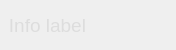
<?xml version="1.0" encoding="UTF-8"?>
<ui version="4.0">
 <class>LoadingWidget</class>
 <widget class="QWidget" name="LoadingWidget">
  <property name="geometry">
   <rect>
    <x>0</x>
    <y>0</y>
    <width>176</width>
    <height>50</height>
   </rect>
  </property>
  <property name="windowTitle">
   <string>LoadingWidget</string>
  </property>
  <property name="styleSheet">
   <string notr="true">QLabel {
	color: rgb(221, 221, 221);
}</string>
  </property>
  <layout class="QVBoxLayout" name="verticalLayout_2">
   <property name="margin">
    <number>0</number>
   </property>
   <item>
    <layout class="QHBoxLayout" name="horizontalLayout">
     <property name="spacing">
      <number>9</number>
     </property>
     <item>
      <widget class="QLabel" name="info_label">
       <property name="font">
        <font>
         <pointsize>14</pointsize>
        </font>
       </property>
       <property name="text">
        <string>Info label</string>
       </property>
       <property name="alignment">
        <set>Qt::AlignRight|Qt::AlignTrailing|Qt::AlignVCenter</set>
       </property>
       <property name="wordWrap">
        <bool>true</bool>
       </property>
      </widget>
     </item>
     <item>
      <widget class="QLabel" name="info_label_icon">
       <property name="sizePolicy">
        <sizepolicy hsizetype="Fixed" vsizetype="Fixed">
         <horstretch>0</horstretch>
         <verstretch>0</verstretch>
        </sizepolicy>
       </property>
       <property name="minimumSize">
        <size>
         <width>24</width>
         <height>24</height>
        </size>
       </property>
       <property name="maximumSize">
        <size>
         <width>24</width>
         <height>24</height>
        </size>
       </property>
       <property name="text">
        <string/>
       </property>
      </widget>
     </item>
     <item>
      <widget class="QLabel" name="load_animation_label">
       <property name="minimumSize">
        <size>
         <width>48</width>
         <height>48</height>
        </size>
       </property>
       <property name="maximumSize">
        <size>
         <width>48</width>
         <height>48</height>
        </size>
       </property>
       <property name="text">
        <string/>
       </property>
       <property name="alignment">
        <set>Qt::AlignCenter</set>
       </property>
      </widget>
     </item>
    </layout>
   </item>
  </layout>
 </widget>
 <resources/>
 <connections/>
</ui>
